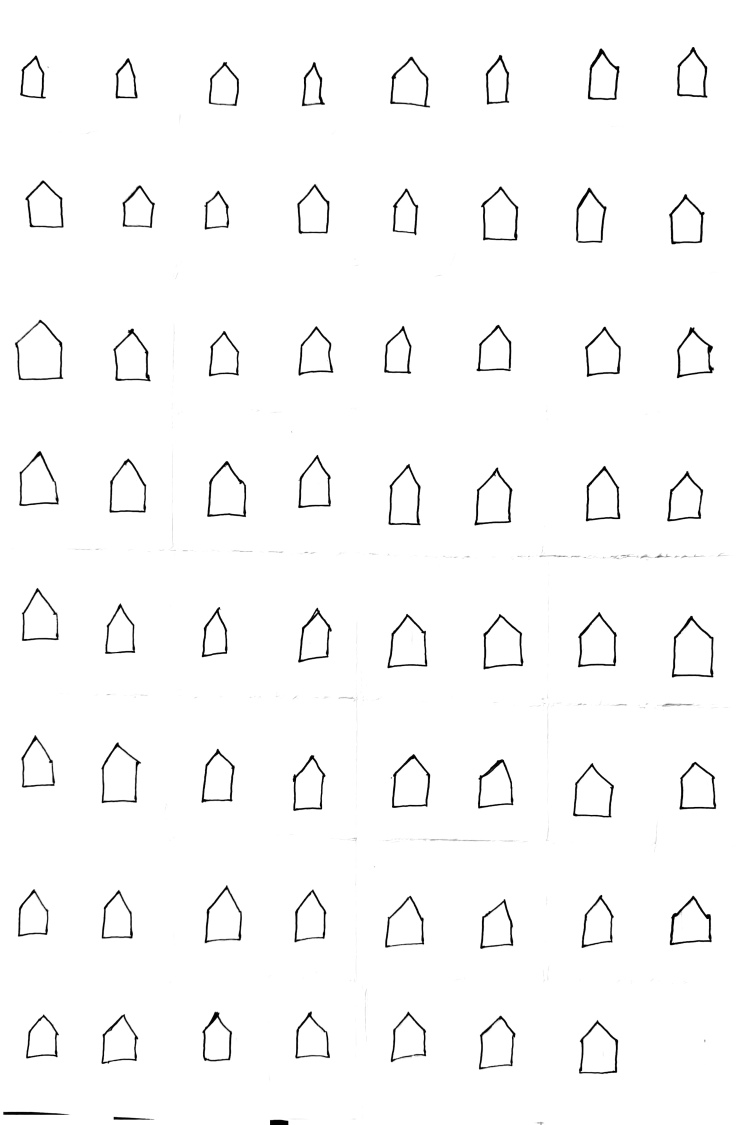
#> input picture sample/Pentagons.jpg, 2208 x 3373 px (shown at 1/3 size)
$ python 'Image Processing Script For Building Dataset.py'
#> lines starting #> are read from the running program, lines starting #| are printed output that depends on the picture; after the words box and inside, x2 and y2 are one past the last pixel; in counts of white or black regions, pixels touching at a corner belong together
import cv2
import os

# Create output folder if it doesn't exist
output_folder = 'Id2307BSCS009_shapes'
if not os.path.exists(output_folder):
    os.makedirs(output_folder)

# 1. Load the original image
image = cv2.imread('sample/Pentagons.jpg') # change this path according to the location of the image you want to process
#> image is the input picture: shape (3373, 2208, 3); min 0, max 255, mean 250.1
gray = cv2.cvtColor(image, cv2.COLOR_BGR2GRAY)

# 2. Thresholding to find the shapes
# We use binary_inv so shapes become white (255) and paper becomes black (0)
# This makes it easier for findContours to work.
blurred = cv2.GaussianBlur(gray, (5, 5), 0)
thresh = cv2.threshold(blurred, 180, 255, cv2.THRESH_BINARY_INV)[1]
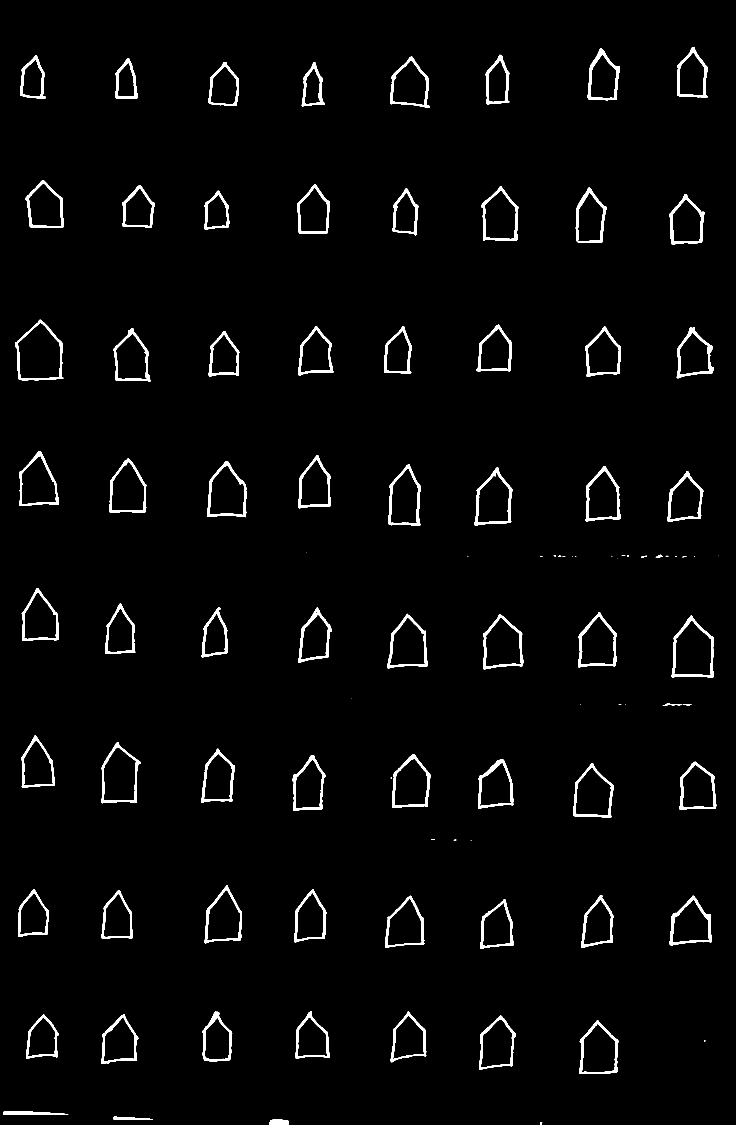
#> thresh: shape (3373, 2208) (shown at 1/3 size); 2.4% white; 97 white regions (22 under 20 px)

# 3. Find Contours
cnts = cv2.findContours(thresh, cv2.RETR_EXTERNAL, cv2.CHAIN_APPROX_SIMPLE)
#> cnts = 97 contours, 27 with area under 20; largest, box (x1, y1, x2, y2) and area: (45, 959, 190, 1141) 19574, (2015, 1847, 2141, 2033) 17524, (304, 2227, 423, 2410) 15463, (621, 1383, 739, 1552) 14631, (1450, 1842, 1571, 2009) 14612
cnts = cnts[0] if len(cnts) == 2 else cnts[1]

image_num = 0
for c in cnts:
    x, y, w, h = cv2.boundingRect(c)

    # Filter out noise (only process items larger than 30x30 pixels)
    if w > 30 and h > 30:
        # A. Crop the original grayscale image
        roi = gray[y:y+h, x:x+w]

        # B. Apply Thresholding to the crop to make it pure black/white
        _, roi_binary = cv2.threshold(roi, 180, 255, cv2.THRESH_BINARY)

        # C. Resize to 28x28
        # We use INTER_AREA which is best for shrinking images
        resized = cv2.resize(roi_binary, (28, 28), interpolation=cv2.INTER_AREA)

        # D. Ensure Black Shape on White Background
        # (If your drawing was black on white paper, roi_binary should already be correct,
        # but this step ensures the background is pure 255 white)

        # E. Save the final 28x28 image
        cv2.imwrite(f'{output_folder}/shape_{image_num}.png', resized)
        image_num += 1
#> this loop made 97 passes
#> (x, y, w, h) on passes 1 to 12: (1620, 3367, 7, 6), (809, 3359, 57, 14), (340, 3350, 119, 10), (10, 3335, 195, 10), (2113, 3120, 3, 5), (1737, 3060, 118, 162), (1437, 3047, 110, 162), (304, 3043, 111, 149), (78, 3043, 99, 133), (1172, 3035, 107, 152), (607, 3035, 90, 150), (886, 3034, 104, 142)
#> (c, x, y, w, h) on passes 21, 23, 33, 36, 48, 49: ([[1412, 2521], [1414, 2521]], 1412, 2521, 3, 1), ([[1293, 2519], [1304, 2519]], 1293, 2519, 12, 1), ([[1875, 2114], [1876, 2114]], 1875, 2114, 2, 1), ([[1741, 2112], [1742, 2112]], 1741, 2112, 2, 1), ([[1402, 1670], [1404, 1670]], 1402, 1670, 3, 1), ([[2027, 1669], [2026, 1670], [2029, 1670], [2029, 1669]], 2026, 1669, 4, 2)
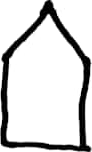
#> roi: shape (152, 92); min 0, max 255, mean 212.3
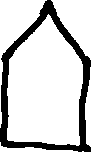
#> roi_binary: shape (152, 92); 81.4% white; 1 black region, box (x1, y1, x2, y2) and area: (0, 0, 91, 152) 2595
#> after the loop, image_num = 63

print(f"Finished! Processed {image_num} images into '{output_folder}' folder.")
#| Finished! Processed 63 images into 'Id2307BSCS009_shapes' folder.


import shutil
shutil.make_archive(output_folder, 'zip', output_folder)
